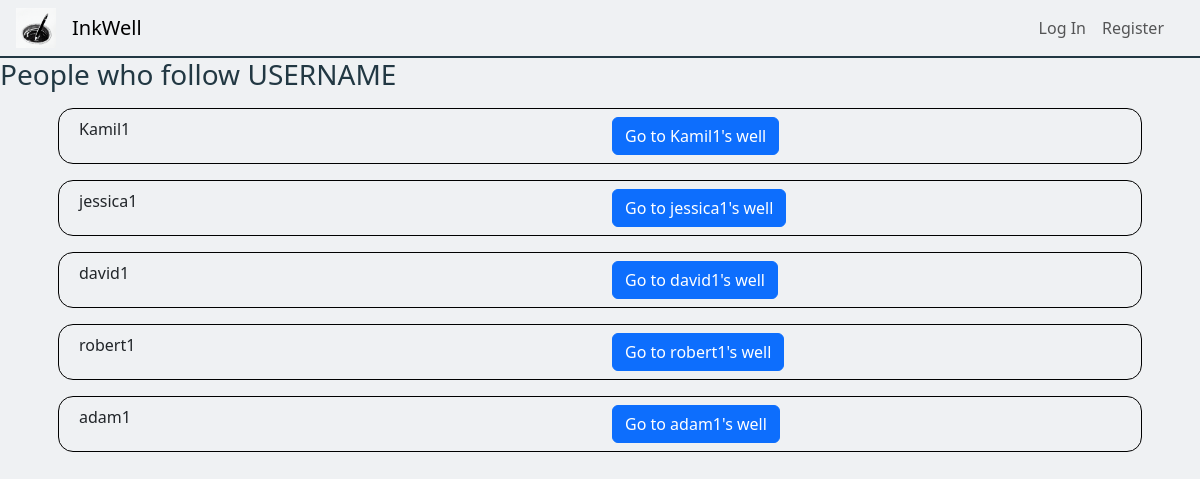
The page /well/admin/followers on the database as committed earlier.
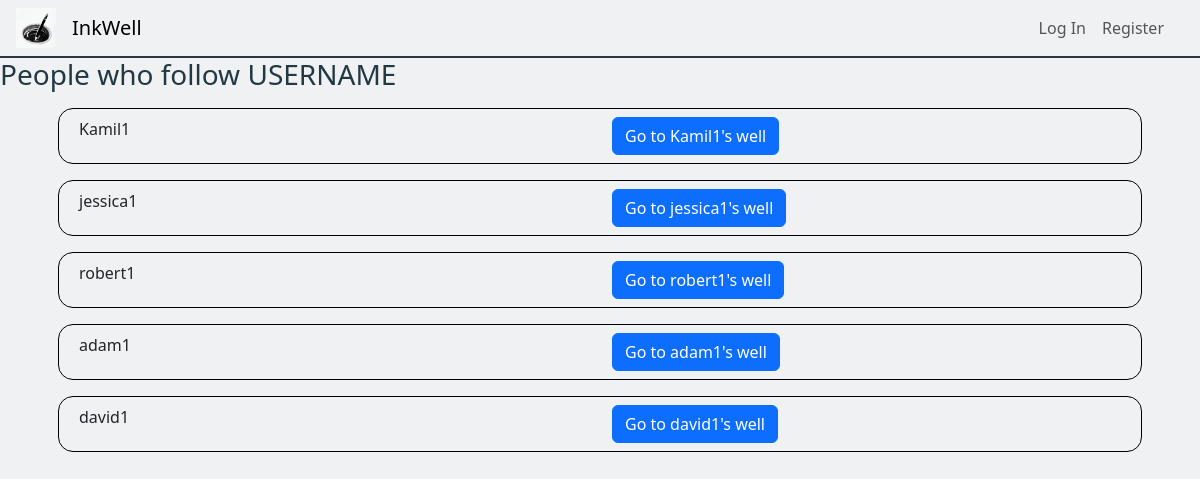
The same page on the database as committed later.
### inkwell/models.py (models this page shows, shortened)
class User(AbstractUser):
    about = models.CharField(max_length=250, default="")
    profilePicture = models.ImageField(upload_to='', blank=True, null=True)
    coAuthorRequests = models.PositiveIntegerField(default=0)

### inkwell/views.py (the view)
# urls.py: path('well/<str:username>/followers', views.followers, name='followers'),
def followers(request, username):
    user = User.objects.get(username=username)
    followers = User.objects.filter(follower__followee=user.pk).distinct()
    return render(request, "inkwell/followers.html", {
        "followers": followers
    })

### inkwell/templates/inkwell/followers.html (shortened to what this page needs)
{% extends "inkwell/layout.html" %}
{% block body %}
<h3>People who follow USERNAME</h3>
<div class="container">
    {% for follower in followers %}
        <div class="row follower-reference">
            <div class="col">
                {{ follower.username }}
            </div>
            <div class="col">
                <a href="{% url 'well' username=follower.username %}"><button class="btn btn-primary">Go to {{ follower.username }}'s well</button></a>
            </div>
        </div>
    {% endfor %}
</div>
{% endblock %}

Rows that differ between the two databases and show on the page:
changed User "david1": moves down the list
